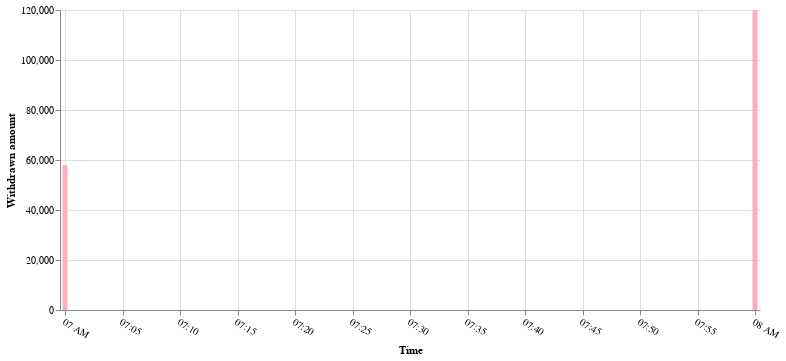

Notebook code cell kept with this figure:
### Code cell
alt.Chart(p2_hourly_df.rename(columns=cols_dict)).mark_bar().encode(
    x=cols_dict['HR']+':T',
    y=cols_dict['WITH_AMOUNT']+":Q",
    tooltip=[cols_dict['HR']+':T',cols_dict['WITH_AMOUNT']+":Q"]
).configure_mark(
    color='#fab0ba'
).properties(width=700).configure_axisX(
    labelAngle=30
).configure_view(strokeOpacity=0)

### Figure 1 — Vega-Lite specification as saved in the notebook (floating-point values rounded to 4 significant figures)
{"config": {"view": {"continuousWidth": 400, "continuousHeight": 300, "strokeOpacity": 0}, "axisX": {"labelAngle": 30}, "mark": {"color": "#fab0ba"}}, "data": {"name": "data-8f9196f08e1d86a77111f511972db58d"}, "mark": "bar", "encoding": {"tooltip": [{"field": "Time", "type": "temporal"}, {"field": "Withdrawn amount", "type": "quantitative"}], "x": {"field": "Time", "type": "temporal"}, "y": {"field": "Withdrawn amount", "type": "quantitative"}}, "width": 700, "$schema": "https://vega.github.io/schema/vega-lite/v4.17.0.json", "datasets": {"data-8f9196f08e1d86a77111f511972db58d": [{"Time": "2022/02/05  08:00:00", "Withdrawn amount": 120000.0, "WITH_TX": 15, "N° of withdrawing users": 15}, {"Time": "2022/02/05  07:00:00", "Withdrawn amount": 57930.0, "WITH_TX": 35, "N° of withdrawing users": 35}]}}
